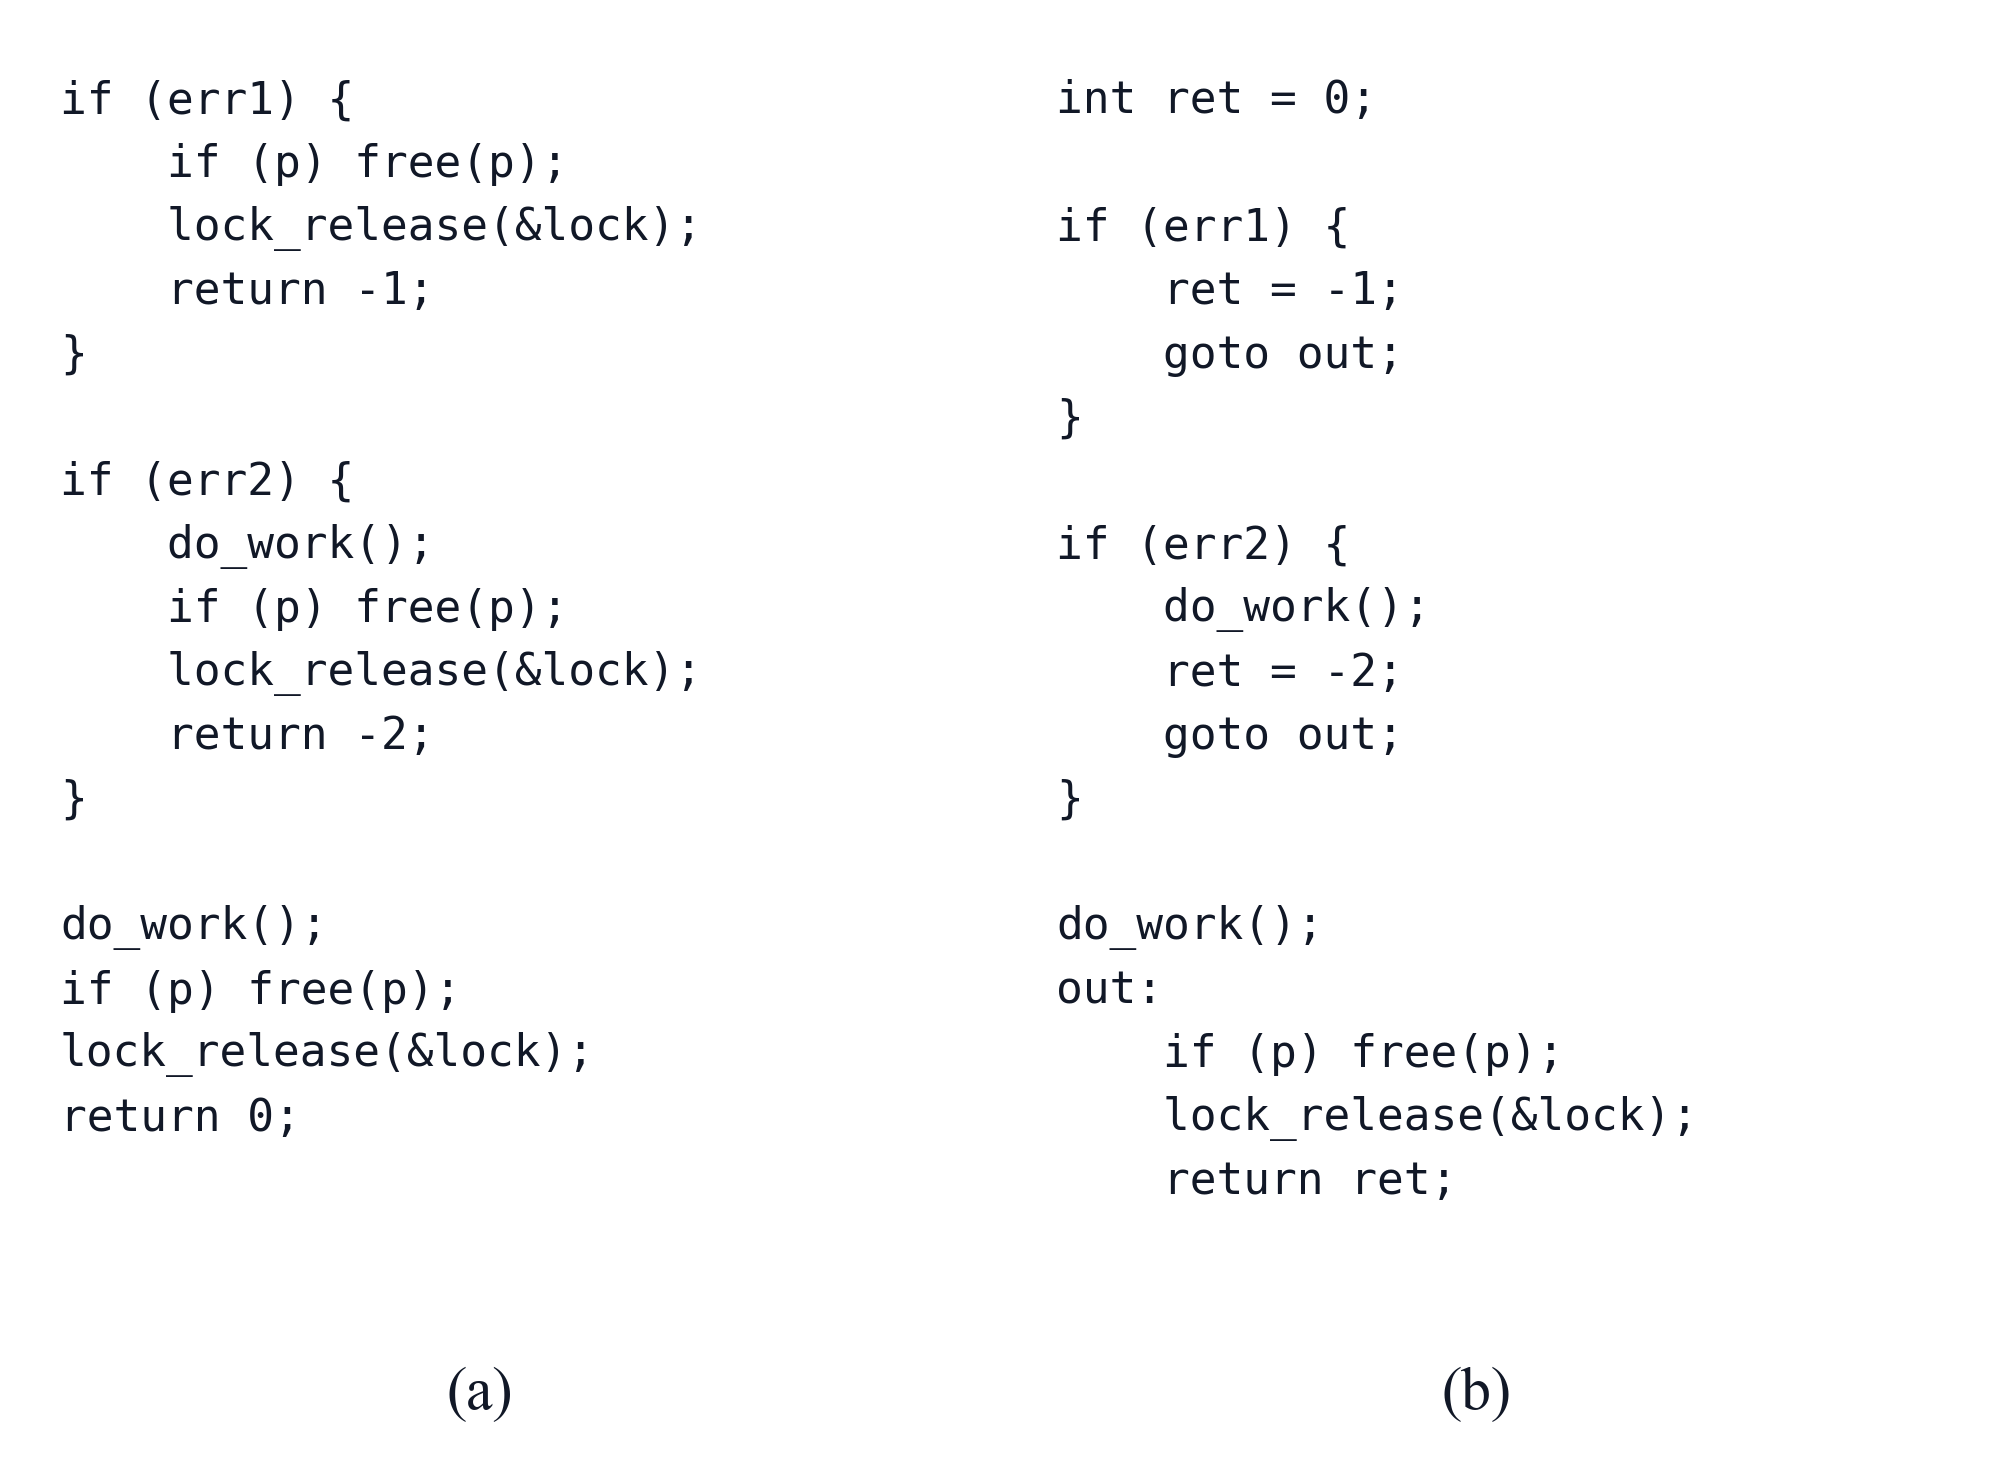

Write the Python code that produced this figure.
"""Generate a clear single-column motivating-example code figure."""

from __future__ import annotations

from pathlib import Path

import matplotlib.pyplot as plt
from matplotlib import font_manager


ROOT = Path(__file__).resolve().parents[2]
OUT_DIR = ROOT / "docs" / "figures"
PAPER_IMG_DIR = ROOT / "docs" / "paper" / "img"


ORIGINAL = [
    "if (err1) {",
    "    if (p) free(p);",
    "    lock_release(&lock);",
    "    return -1;",
    "}",
    "",
    "if (err2) {",
    "    do_work();",
    "    if (p) free(p);",
    "    lock_release(&lock);",
    "    return -2;",
    "}",
    "",
    "do_work();",
    "if (p) free(p);",
    "lock_release(&lock);",
    "return 0;",
]


REFACTORED = [
    "int ret = 0;",
    "",
    "if (err1) {",
    "    ret = -1;",
    "    goto out;",
    "}",
    "",
    "if (err2) {",
    "    do_work();",
    "    ret = -2;",
    "    goto out;",
    "}",
    "",
    "do_work();",
    "out:",
    "    if (p) free(p);",
    "    lock_release(&lock);",
    "    return ret;",
]


def font_family(preferred: list[str]) -> list[str]:
    available = {font.name for font in font_manager.fontManager.ttflist}
    for name in preferred:
        if name in available:
            return [name]
    return preferred


def draw_code_line(ax, x: float, y: float, text: str, *, fontsize: float) -> None:
    """Draw one monospaced code line as vector text."""
    if not text:
        return
    ax.text(
        x,
        y,
        text,
        ha="left",
        va="center",
        fontsize=fontsize,
        family=font_family(["DejaVu Sans Mono", "Courier New", "Menlo"]),
        color="#111827",
    )


def draw_code_block(ax, x: float, y_top: float, subfigure_label: str, lines: list[str]) -> None:
    code_x = x
    line_h = 0.106
    code_pad_top = 0.025
    fontsize = 5.35

    ax.text(
        x + 0.70,
        0.08,
        subfigure_label,
        ha="center",
        va="bottom",
        fontsize=7.2,
        family=font_family(["Times New Roman", "Times", "DejaVu Serif"]),
        color="#111827",
    )

    block_y_top = y_top
    for idx, line in enumerate(lines, start=1):
        y = block_y_top - code_pad_top - (idx - 0.5) * line_h
        draw_code_line(ax, code_x, y, line, fontsize=fontsize)


def build():
    plt.rcParams.update(
        {
            "pdf.fonttype": 42,
            "ps.fonttype": 42,
            "font.family": font_family(["Times New Roman", "Times", "DejaVu Serif"]),
        }
    )
    fig, ax = plt.subplots(figsize=(3.35, 2.45))
    ax.set_xlim(0, 3.35)
    ax.set_ylim(0, 2.45)
    ax.axis("off")
    fig.subplots_adjust(left=0, right=1, bottom=0, top=1)

    draw_code_block(ax, 0.10, 2.36, "(a)", ORIGINAL)
    draw_code_block(ax, 1.76, 2.36, "(b)", REFACTORED)
    return fig


def main() -> None:
    OUT_DIR.mkdir(parents=True, exist_ok=True)
    PAPER_IMG_DIR.mkdir(parents=True, exist_ok=True)
    fig = build()
    for ext in ("pdf", "png", "svg"):
        for directory in (OUT_DIR, PAPER_IMG_DIR):
            path = directory / f"care_motivating_code_comparison.{ext}"
            if ext == "png":
                fig.savefig(path, dpi=600, facecolor="white")
            else:
                fig.savefig(path, facecolor="white")
            print(path)
    plt.close(fig)


if __name__ == "__main__":
    main()
